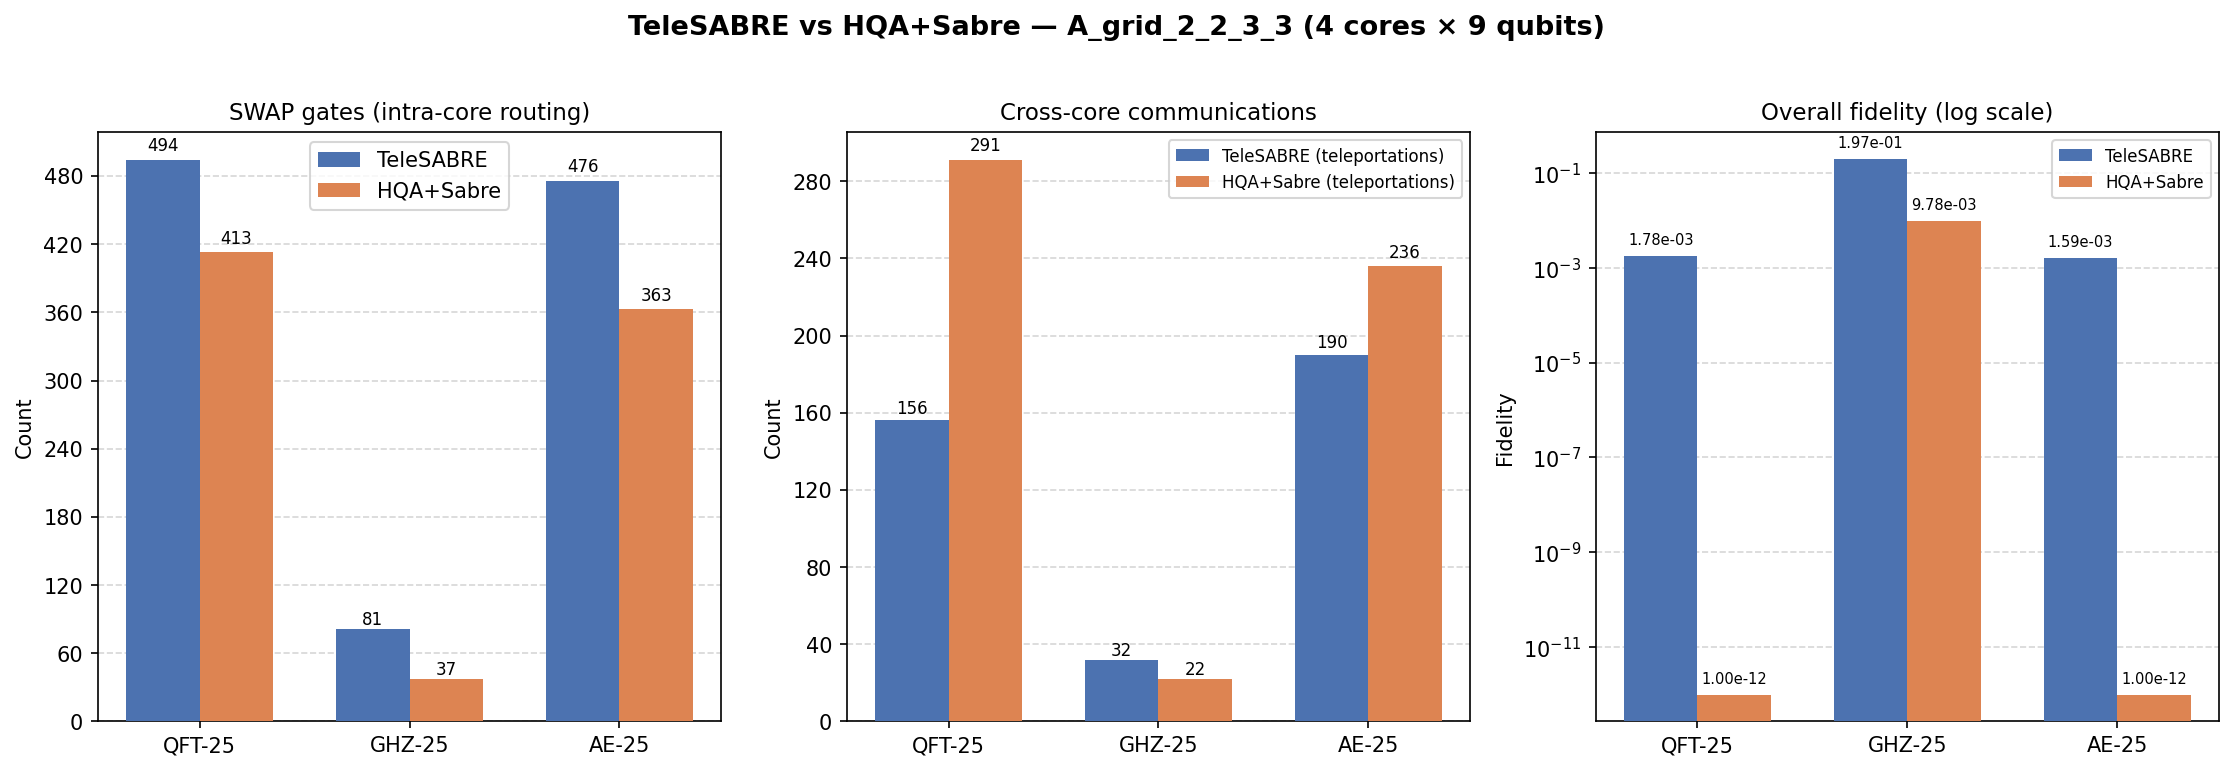

The Python source for this figure:
"""
Benchmark: TeleSABRE vs HQA+Sabre
===================================
Compares SWAP count and inter-core communication count for both algorithms
on QFT-25, GHZ-25 and AE-25 circuits mapped to the A_grid_2_2_3_3 device
(4 cores × 9 qubits = 36 qubits total).

Run from the repo root:
    python examples/benchmark_telesabre_vs_hqa.py
"""

import sys
import json
from pathlib import Path

import numpy as np
import matplotlib.pyplot as plt
import matplotlib.ticker as mticker
from qiskit import qasm2
from qiskit.qasm2 import CustomInstruction
from qiskit.circuit.library import SXGate
from qiskit.transpiler import CouplingMap

# sx is an IBM native gate; Qiskit's qelib1.inc doesn't include it,
# so we register it manually whenever loading these QASM files.
_CUSTOM_INSTRUCTIONS = [
    CustomInstruction("sx", 0, 1, SXGate, builtin=True),
]

# Make sure the quadris package is importable when running from repo root
sys.path.insert(0, str(Path(__file__).parent.parent / "python"))

from quadris import map_circuit, telesabre_map_circuit
from quadris.hqa.placement import InitialPlacement

# ---------------------------------------------------------------------------
# Paths (relative to repo root)
# ---------------------------------------------------------------------------
REPO_ROOT = Path(__file__).parent.parent
FIXTURE_DIR = REPO_ROOT / "tests" / "fixtures" / "telesabre"
DEVICE_JSON = FIXTURE_DIR / "devices" / "A_grid_2_2_3_3.json"
CONFIG_JSON = FIXTURE_DIR / "configs" / "default.json"

CIRCUITS = {
    "QFT-25":  FIXTURE_DIR / "circuits" / "qasm_25" / "qft_nativegates_ibm_qiskit_opt3_25.qasm",
    "GHZ-25":  FIXTURE_DIR / "circuits" / "qasm_25" / "ghz_nativegates_ibm_qiskit_opt3_25.qasm",
    "AE-25":   FIXTURE_DIR / "circuits" / "qasm_25" / "ae_nativegates_ibm_qiskit_opt3_25.qasm",
}

# ---------------------------------------------------------------------------
# Device helpers
# ---------------------------------------------------------------------------

def load_device_topology():
    """Parse A_grid_2_2_3_3.json and build CouplingMap + core_mapping."""
    with open(DEVICE_JSON) as f:
        dev = json.load(f)["device"]

    num_qubits = dev["num_qubits"]       # 36
    num_cores  = dev["num_cores"]        # 4
    core_cap   = num_qubits // num_cores  # 9

    core_mapping = {p: p // core_cap for p in range(num_qubits)}

    edges = []
    for e in dev["intra_core_edges"]:
        edges += [(e[0], e[1]), (e[1], e[0])]
    for e in dev["inter_core_edges"]:
        edges += [(e[0], e[1]), (e[1], e[0])]

    coupling_map = CouplingMap(couplinglist=edges)
    return coupling_map, core_mapping

# ---------------------------------------------------------------------------
# HQA+Sabre runner
# ---------------------------------------------------------------------------

def run_hqa_sabre(circuit_path: Path, coupling_map: CouplingMap, core_mapping: dict) -> dict:
    """
    Run HQA+Sabre via quadris.map_circuit and return {swaps, teleportations, fidelity}.
    """
    circuit = qasm2.load(str(circuit_path), custom_instructions=_CUSTOM_INSTRUCTIONS)
    result = map_circuit(
        circuit=circuit,
        full_coupling_map=coupling_map,
        core_mapping=core_mapping,
        seed=42,
        initial_placement=InitialPlacement.RANDOM,
    )
    return {
        "swaps":          result.total_swaps,
        "teleportations": result.total_teleportations,
        "fidelity":       result.overall_fidelity,
    }


# ---------------------------------------------------------------------------
# Benchmark loop
# ---------------------------------------------------------------------------

def run_benchmark():
    print("Loading device topology …")
    coupling_map, core_mapping = load_device_topology()

    ts_results  = {}
    hqa_results = {}

    for name, path in CIRCUITS.items():
        print(f"\n[{name}] Running TeleSABRE …", flush=True)
        ts_result = telesabre_map_circuit(
            circuit_path=path,
            device_json_path=DEVICE_JSON,
            config_json_path=CONFIG_JSON,
        )
        ts_results[name] = {
            "swaps":    ts_result.total_swaps,
            "teleportations": ts_result.total_teleportations,
            "fidelity": ts_result.overall_fidelity,
        }
        print(f"  TeleSABRE → swaps={ts_results[name]['swaps']}, "
              f"teleportations={ts_results[name]['teleportations']}, "
              f"fidelity={ts_results[name]['fidelity']:.4f}")

        print(f"[{name}] Running HQA+Sabre …", flush=True)
        hqa_results[name] = run_hqa_sabre(path, coupling_map, core_mapping)
        print(f"  HQA+Sabre → swaps={hqa_results[name]['swaps']}, "
              f"teleportations={hqa_results[name]['teleportations']}, "
              f"fidelity={hqa_results[name]['fidelity']:.4f}")

    return ts_results, hqa_results

# ---------------------------------------------------------------------------
# Plot
# ---------------------------------------------------------------------------

def plot_benchmark(ts_results: dict, hqa_results: dict, out_file: str = "examples/benchmark_telesabre_vs_hqa.png"):
    circuit_names = list(CIRCUITS.keys())
    n = len(circuit_names)
    x = np.arange(n)
    w = 0.35  # bar width

    ts_swaps   = [ts_results[c]["swaps"]                              for c in circuit_names]
    ts_comms   = [ts_results[c]["teleportations"]                              for c in circuit_names]
    ts_fid     = [ts_results[c]["fidelity"]                           for c in circuit_names]
    hqa_swaps  = [hqa_results[c]["swaps"]                             for c in circuit_names]
    hqa_comms  = [hqa_results[c]["teleportations"]                    for c in circuit_names]
    hqa_fid    = [hqa_results[c]["fidelity"]                          for c in circuit_names]

    BLUE   = "#4C72B0"
    ORANGE = "#DD8452"

    fig, (ax_swap, ax_comm, ax_fid) = plt.subplots(1, 3, figsize=(15, 5))
    fig.suptitle(
        "TeleSABRE vs HQA+Sabre — A_grid_2_2_3_3 (4 cores × 9 qubits)",
        fontsize=13, fontweight="bold", y=1.02,
    )

    # ── SWAPs ────────────────────────────────────────────────────────────────
    bars_ts  = ax_swap.bar(x - w/2, ts_swaps,  w, label="TeleSABRE", color=BLUE,   zorder=3)
    bars_hqa = ax_swap.bar(x + w/2, hqa_swaps, w, label="HQA+Sabre", color=ORANGE, zorder=3)

    ax_swap.set_title("SWAP gates (intra-core routing)", fontsize=11)
    ax_swap.set_ylabel("Count")
    ax_swap.set_xticks(x)
    ax_swap.set_xticklabels(circuit_names)
    ax_swap.legend()
    ax_swap.grid(axis="y", linestyle="--", alpha=0.5, zorder=0)
    ax_swap.yaxis.set_major_locator(mticker.MaxNLocator(integer=True))
    _label_bars(ax_swap, bars_ts)
    _label_bars(ax_swap, bars_hqa)

    # ── Cross-core communications ─────────────────────────────────────────────
    bars_ts2  = ax_comm.bar(x - w/2, ts_comms,  w, label="TeleSABRE (teleportations)",     color=BLUE,   zorder=3)
    bars_hqa2 = ax_comm.bar(x + w/2, hqa_comms, w, label="HQA+Sabre (teleportations)",    color=ORANGE, zorder=3)

    ax_comm.set_title("Cross-core communications", fontsize=11)
    ax_comm.set_ylabel("Count")
    ax_comm.set_xticks(x)
    ax_comm.set_xticklabels(circuit_names)
    ax_comm.legend(fontsize=8)
    ax_comm.grid(axis="y", linestyle="--", alpha=0.5, zorder=0)
    ax_comm.yaxis.set_major_locator(mticker.MaxNLocator(integer=True))
    _label_bars(ax_comm, bars_ts2)
    _label_bars(ax_comm, bars_hqa2)

    # ── Overall fidelity (log scale) ─────────────────────────────────────────
    # Clamp to a minimum floor so log scale doesn't break on true-zero values
    _floor = 1e-12
    ts_fid_plot  = [max(v, _floor) for v in ts_fid]
    hqa_fid_plot = [max(v, _floor) for v in hqa_fid]

    bars_ts3  = ax_fid.bar(x - w/2, ts_fid_plot,  w, label="TeleSABRE",             color=BLUE,   zorder=3)
    bars_hqa3 = ax_fid.bar(x + w/2, hqa_fid_plot, w, label="HQA+Sabre",             color=ORANGE, zorder=3)

    ax_fid.set_title("Overall fidelity (log scale)", fontsize=11)
    ax_fid.set_ylabel("Fidelity")
    ax_fid.set_xticks(x)
    ax_fid.set_xticklabels(circuit_names)
    ax_fid.legend(fontsize=8)
    ax_fid.set_yscale("log")
    ax_fid.grid(axis="y", linestyle="--", alpha=0.5, zorder=0)
    _label_bars_float(ax_fid, bars_ts3, fmt="{:.2e}")
    _label_bars_float(ax_fid, bars_hqa3, fmt="{:.2e}")

    fig.tight_layout()
    fig.savefig(out_file, dpi=150, bbox_inches="tight")
    print(f"\nPlot saved to {out_file}")
    plt.show()


def _label_bars(ax, bars):
    """Add an integer value label on top of each bar."""
    for bar in bars:
        h = bar.get_height()
        if h > 0:
            ax.text(
                bar.get_x() + bar.get_width() / 2,
                h * 1.01,
                str(int(h)),
                ha="center", va="bottom", fontsize=8,
            )


def _label_bars_float(ax, bars, fmt="{:.2e}"):
    """Add a float value label on top of each bar (works on log-scale axes)."""
    for bar in bars:
        h = bar.get_height()
        if h > 0:
            ax.text(
                bar.get_x() + bar.get_width() / 2,
                h * 1.5,  # 1.5× on log scale gives a small upward nudge
                fmt.format(h),
                ha="center", va="bottom", fontsize=7,
            )


# ---------------------------------------------------------------------------
# Entry point
# ---------------------------------------------------------------------------

def print_summary_table(ts_results: dict, hqa_results: dict) -> None:
    """Print a comparison table the report can quote verbatim.

    Includes raw counts plus the SWAP and teleport ratios that drive
    the fidelity verdict (SWAP cost = 3 × CNOT under the noise model;
    each teleport hop carries the bundled EPR + buffer-SWAP cost).
    """
    rows = []
    for name in ts_results:
        ts = ts_results[name]
        hq = hqa_results[name]
        rows.append({
            "circuit": name,
            "ts_swaps": ts["swaps"], "hq_swaps": hq["swaps"],
            "ts_tele":  ts["teleportations"], "hq_tele":  hq["teleportations"],
            "ts_fid":   ts["fidelity"], "hq_fid":   hq["fidelity"],
        })

    print()
    print("=" * 78)
    print("Summary — TeleSABRE vs HQA+Sabre on A_grid_2_2_3_3 (4 cores × 9 qubits)")
    print("=" * 78)
    print(f"{'circuit':>10} {'algo':>10} "
          f"{'swaps':>7} {'teleports':>10} {'fidelity':>10}")
    for r in rows:
        print(f"{r['circuit']:>10} {'TeleSABRE':>10} "
              f"{r['ts_swaps']:>7} {r['ts_tele']:>10} {r['ts_fid']:>10.4f}")
        print(f"{r['circuit']:>10} {'HQA+Sabre':>10} "
              f"{r['hq_swaps']:>7} {r['hq_tele']:>10} {r['hq_fid']:>10.4f}")

    # Aggregate: TeleSABRE / HQA ratio per metric, geometric mean across
    # circuits. Helpful one-line takeaway for the report.
    import math
    swap_ratios = [r["ts_swaps"] / max(1, r["hq_swaps"]) for r in rows]
    tele_ratios = [r["ts_tele"]  / max(1, r["hq_tele"])  for r in rows]
    fid_ratios  = [
        r["ts_fid"] / r["hq_fid"] if r["hq_fid"] > 0 else float("inf")
        for r in rows
    ]
    def _gmean(xs):
        finite = [x for x in xs if math.isfinite(x) and x > 0]
        if not finite: return float("nan")
        return math.exp(sum(math.log(x) for x in finite) / len(finite))
    print()
    print(f"  geo-mean SWAP ratio      (TeleSABRE / HQA): {_gmean(swap_ratios):.2f}")
    print(f"  geo-mean teleport ratio  (TeleSABRE / HQA): {_gmean(tele_ratios):.2f}")
    print(f"  geo-mean fidelity ratio  (TeleSABRE / HQA): {_gmean(fid_ratios):.2f}")


if __name__ == "__main__":
    ts_results, hqa_results = run_benchmark()
    print_summary_table(ts_results, hqa_results)
    plot_benchmark(ts_results, hqa_results)
